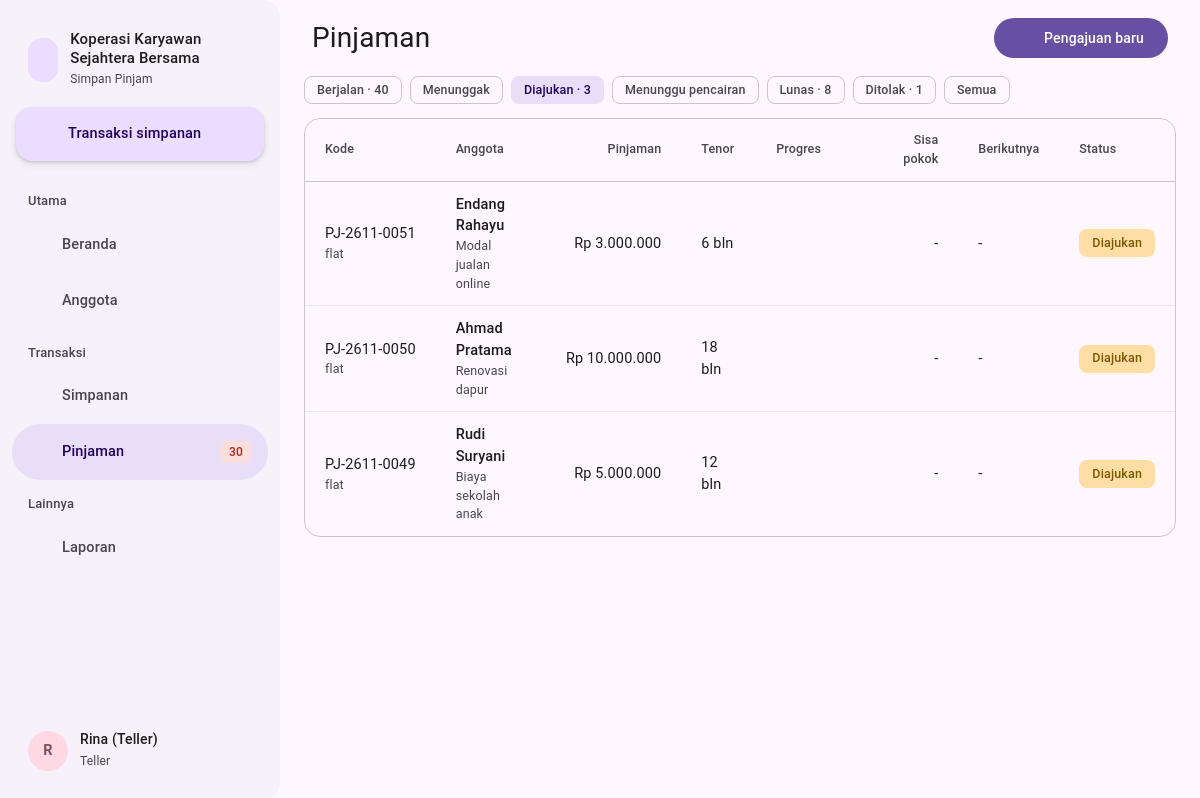
The app's page /index.php?page=pinjaman&status=diajukan (signed in) with its own data.
### tables this page shows
CREATE TABLE pengaturan (
  id INT PRIMARY KEY,
  nama VARCHAR(120) NOT NULL,
  alamat VARCHAR(255),
  telepon VARCHAR(30),
  simpanan_pokok INT NOT NULL DEFAULT 100000,
  simpanan_wajib INT NOT NULL DEFAULT 50000,
  bunga_default DECIMAL(4,2) NOT NULL DEFAULT 1.50,       
  provisi_persen DECIMAL(4,2) NOT NULL DEFAULT 1.00,      
  denda_persen_hari DECIMAL(4,2) NOT NULL DEFAULT 0.20,   
  denda_maks_persen DECIMAL(5,2) NOT NULL DEFAULT 10.00,  
  maks_kali_simpanan TINYINT NOT NULL DEFAULT 5           
);

CREATE TABLE pinjaman (
  id INT AUTO_INCREMENT PRIMARY KEY,
  kode VARCHAR(20) NOT NULL UNIQUE,
  anggota_id INT NOT NULL,
  jumlah INT NOT NULL,
  tenor TINYINT NOT NULL,               
  bunga_persen DECIMAL(4,2) NOT NULL,   
  metode ENUM('flat','anuitas') NOT NULL DEFAULT 'flat',
  tujuan VARCHAR(150),
  provisi INT NOT NULL DEFAULT 0,
  diterima INT NOT NULL DEFAULT 0,      
  status ENUM('diajukan','disetujui','berjalan','lunas','ditolak') NOT NULL DEFAULT 'diajukan',
  tgl_pengajuan DATE NOT NULL,
  tgl_cair DATE NULL,
  catatan VARCHAR(200),
  disetujui_oleh INT NULL,
  INDEX (status),
  FOREIGN KEY (anggota_id) REFERENCES anggota(id)
);

CREATE TABLE anggota (
  id INT AUTO_INCREMENT PRIMARY KEY,
  no_anggota VARCHAR(20) NOT NULL UNIQUE,
  nik CHAR(16) NOT NULL UNIQUE,
  nama VARCHAR(100) NOT NULL,
  jk ENUM('L','P') NOT NULL,
  alamat VARCHAR(255),
  telepon VARCHAR(20),
  pekerjaan VARCHAR(60),
  tgl_gabung DATE NOT NULL,
  status ENUM('aktif','keluar') NOT NULL DEFAULT 'aktif'
);

### index.php (called while the page is built, shortened)
<?php
require __DIR__ . '/includes/bootstrap.php';
$routes = [
    'login'          => 'pages/login.php',
    'logout'         => 'pages/logout.php',
    'dashboard'      => 'pages/dashboard.php',
    'anggota'        => 'pages/anggota/index.php',
    'anggota.form'   => 'pages/anggota/form.php',
    'anggota.detail' => 'pages/anggota/detail.php',
    'simpanan'       => 'pages/simpanan/index.php',
    'simpanan.wajib' => 'pages/simpanan/wajib.php',
    'pinjaman'       => 'pages/pinjaman/index.php',
    'pinjaman.ajukan'=> 'pages/pinjaman/ajukan.php',
    'pinjaman.detail'=> 'pages/pinjaman/detail.php',
    'pinjaman.aksi'  => 'pages/pinjaman/aksi.php',
    'bukti'          => 'pages/bukti.php',
    'laporan'        => 'pages/laporan.php',
    'pengaturan'     => 'pages/pengaturan.php',
];
$page = $_GET['page'] ?? 'dashboard';
require __DIR__ . '/' . $routes[$page];

### pages/pinjaman/index.php (the view, shortened to what this page needs)
<?php
$status = $_GET['status'] ?? 'berjalan';
$w = []; $p = [];
if (isset(STATUS_PINJ[$status])) { $w[] = 'p.status = ?'; $p[] = $status; }
elseif ($status === 'tunggak') $w[] = "p.status = 'berjalan' AND EXISTS (SELECT 1 FROM angsuran a WHERE a.pinjaman_id = p.id AND a.dibayar_at IS NULL AND a.jatuh_tempo < CURDATE())";
$rows = q("SELECT p.*, ag.nama, ag.no_anggota, (SELECT COUNT(*) FROM angsuran WHERE pinjaman_id = p.id AND dibayar_at IS NOT NULL) bayar,
           (SELECT COALESCE(SUM(pokok),0) FROM angsuran WHERE pinjaman_id = p.id AND dibayar_at IS NULL) sisa,
           (SELECT MIN(jatuh_tempo) FROM angsuran WHERE pinjaman_id = p.id AND dibayar_at IS NULL) berikut
           FROM pinjaman p JOIN anggota ag ON ag.id = p.anggota_id" . ($w ? ' WHERE ' . implode(' AND ', $w) : '') . ' ORDER BY p.id DESC', $p)->fetchAll();
$hit = q('SELECT status, COUNT(*) FROM pinjaman GROUP BY status')->fetchAll(PDO::FETCH_KEY_PAIR);
$title = 'Pinjaman';
$actions = '<a class="btn btn-filled" href="' . url('pinjaman.ajukan') . '">' . icon('plus', 18) . ' Pengajuan baru</a>';
require __DIR__ . '/../../includes/header.php';
?>
<div class="chips" style="margin-bottom:14px">
    <?php foreach (['berjalan' => 'Berjalan', 'tunggak' => 'Menunggak', 'diajukan' => 'Diajukan', 'disetujui' => 'Menunggu pencairan', 'lunas' => 'Lunas', 'ditolak' => 'Ditolak', 'semua' => 'Semua'] as $k => $l): ?>
        <a class="chip <?= $status === $k ? 'on' : '' ?>" href="<?= url('pinjaman', ['status' => $k]) ?>"><?= $l ?><?= isset($hit[$k]) ? ' · ' . $hit[$k] : '' ?></a>
    <?php endforeach; ?>
</div>
<div class="card outlined"><div class="table-wrap"><table>
    <thead><tr><th>Kode</th><th>Anggota</th><th class="text-right">Pinjaman</th><th>Tenor</th><th>Progres</th><th class="text-right">Sisa pokok</th><th>Berikutnya</th><th>Status</th></tr></thead>
    <tbody><?php foreach ($rows as $r): $telat = $r['status'] === 'berjalan' && $r['berikut'] && $r['berikut'] < date('Y-m-d'); ?>
        <tr onclick="location.href='<?= url('pinjaman.detail', ['id' => $r['id']]) ?>'" style="cursor:pointer">
            <td class="num"><?= e($r['kode']) ?><small><?= e($r['metode']) ?></small></td><td><strong><?= e($r['nama']) ?></strong><small><?= e($r['tujuan']) ?></small></td>
            <td class="text-right num"><?= rupiah($r['jumlah']) ?></td><td><?= $r['tenor'] ?> bln</td>
            <td style="min-width:120px"></td>
            <td class="text-right num"><?= $r['status'] === 'berjalan' ? rupiah($r['sisa']) : '-' ?></td>
            <td><?= $r['status'] === 'berjalan' ? tgl($r['berikut']) . ($telat ? ' <span class="chip chip-red" style="height:22px">telat</span>' : '') : '-' ?></td>
            <td><?= badge(STATUS_PINJ, $r['status']) ?></td></tr>
    <?php endforeach; ?>
    <?php if (!$rows): ?><tr><td colspan="8" class="empty">Tidak ada pinjaman.</td></tr><?php endif; ?></tbody>
</table></div></div>
<?php require __DIR__ . '/../../includes/footer.php'; ?>

### includes/bootstrap.php (shortened to what this page needs)
<?php
function db(): PDO
{
    static $pdo = null;
    if ($pdo === null) {
        $c = require __DIR__ . '/../config/database.php';
        $dsn = "mysql:host={$c['host']};port={$c['port']};dbname={$c['database']};charset=utf8mb4";
        try {
            $pdo = new PDO($dsn, $c['username'], $c['password'], [
                PDO::ATTR_ERRMODE => PDO::ERRMODE_EXCEPTION,
                PDO::ATTR_DEFAULT_FETCH_MODE => PDO::FETCH_ASSOC,
            ]);
        } catch (PDOException $e) {
            die('<h3>Koneksi database gagal.</h3><p>Cek config/database.php dan pastikan database <b>'
                . htmlspecialchars($c['database']) . '</b> sudah di-import.</p>');
        }
    }
    return $pdo;
}
function q(string $sql, array $params = []): PDOStatement
{
    $st = db()->prepare($sql);
    $st->execute($params);
    return $st;
}
function e($v): string
{
    return htmlspecialchars((string) $v, ENT_QUOTES, 'UTF-8');
}
function rupiah($n): string
{
    return 'Rp ' . number_format((int) $n, 0, ',', '.');
}
function url(string $page = 'dashboard', array $params = []): string
{
    return 'index.php?' . http_build_query(['page' => $page] + $params);
}
function user(): ?array
{
    return $_SESSION['user'] ?? null;
}
function setting(): array
{
    static $s = null;
    return $s ??= q('SELECT * FROM pengaturan WHERE id = 1')->fetch() ?: [];
}
function icon(string $name, int $size = 18): string
{
    $p = $paths[$name] ?? '';
    return '<svg class="ic" width="' . $size . '" height="' . $size . '" viewBox="0 0 24 24" fill="none" stroke="currentColor" stroke-width="2" stroke-linecap="round" stroke-linejoin="round">' . $p . '</svg>';
}
function badge(array $map, string $s): string
{
    [$l, $c] = $map[$s] ?? [ucfirst($s), 'gray'];
    return '<span class="chip chip-' . $c . '">' . e($l) . '</span>';
}

### includes/header.php (shortened to what this page needs)
<?php
$navPengajuan = (int) q("SELECT COUNT(*) FROM pinjaman WHERE status = 'diajukan'")->fetchColumn();
$navTunggak = (int) q("SELECT COUNT(*) FROM angsuran a JOIN pinjaman p ON p.id = a.pinjaman_id WHERE p.status = 'berjalan' AND a.dibayar_at IS NULL AND a.jatuh_tempo < CURDATE()")->fetchColumn();
$navMenu = [
    'Utama' => [['dashboard', 'Beranda', 'home', 0], ['anggota', 'Anggota', 'users', 0]],
    'Transaksi' => [['simpanan', 'Simpanan', 'piggy', 0], ['pinjaman', 'Pinjaman', 'hand', $navPengajuan + $navTunggak]],
    'Lainnya' => [['laporan', 'Laporan', 'chart', 0]],
];
$navCur = explode('.', $_GET['page'] ?? 'dashboard')[0];
?>
<!DOCTYPE html>
<html lang="id">
<head>
    <title><?= e($title ?? 'Beranda') ?> · <?= e(setting()['nama']) ?></title>
    <link rel="stylesheet" href="assets/css/style.css">
</head>
<body>
<div class="layout">
    <aside class="drawer" id="drawer">
        <div class="head"><span class="logo"><?= icon('piggy', 24) ?></span><div><b><?= e(setting()['nama']) ?></b><small>Simpan Pinjam</small></div></div>
        <a class="fab" href="<?= url('simpanan') ?>"><?= icon('plus', 20) ?> Transaksi simpanan</a>
        <nav>
            <?php foreach ($navMenu as $sec => $links): ?>
                <div class="sec"><?= $sec ?></div>
                <?php foreach ($links as [$k, $l, $ic, $n]): ?><a href="<?= url($k) ?>" class="<?= $navCur === $k ? 'active' : '' ?>"><?= icon($ic, 22) ?> <?= $l ?><?php if ($n): ?><span class="n chip chip-red" style="height:22px;padding:0 8px"><?= $n ?></span><?php endif; ?></a><?php endforeach; ?>
            <?php endforeach; ?>
        </nav>
        <div class="grow"></div>
        <div class="me"><span class="av"><?= e(strtoupper(substr(user()['nama'], 0, 1))) ?></span><div class="grow"><b><?= e(user()['nama']) ?></b><small><?= e(ucfirst(user()['role'])) ?></small></div><a class="icon-btn" href="<?= url('logout') ?>" title="Keluar"><?= icon('logout', 20) ?></a></div>
    </aside>
    <main class="main">
        <header class="appbar">
            <h1><?= e($title ?? 'Beranda') ?><?php if (!empty($sub)): ?><small><?= $sub ?></small><?php endif; ?></h1>
            <div class="acts"><?= $actions ?? '' ?></div>
        </header>

### records on screen
pengaturan: nama "Koperasi Karyawan Sejahtera Bersama"
pinjaman: kode "PJ-2611-0051", metode "flat", anggota.nama "Endang Rahayu", tujuan "Modal jualan online", jumlah "Rp 3.000.000", tenor "6"
pinjaman: kode "PJ-2611-0050", metode "flat", anggota.nama "Ahmad Pratama", tujuan "Renovasi dapur", jumlah "Rp 10.000.000", tenor "18"
pinjaman: kode "PJ-2611-0049", metode "flat", anggota.nama "Rudi Suryani", tujuan "Biaya sekolah anak", jumlah "Rp 5.000.000", tenor "12"

### other values on screen
$sec "Utama"
$l "Beranda"
$l "Anggota"
$sec "Transaksi"
$l "Simpanan"
$l "Pinjaman"
$n "30"
$sec "Lainnya"
$l "Laporan"
substr(user()['nama'], 0, 1) "R"
user()['nama'] "Rina (Teller)"
user()['role'] "Teller"
$title "Pinjaman"
$l "Berjalan"
$hit[$k] "40"
